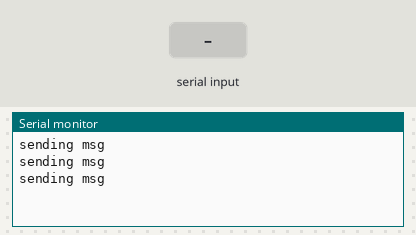
Recording of a sketch running on a simulated Arduino Uno, built with avr-gcc and run on an emulated ATmega328P. Shown: the last lines printed to the serial monitor. The inputs (shaded band) are chosen by the test bench.

Above: at 3.2 s.
3.3 s: "1\n" received over the second serial link
At 3.8 s:
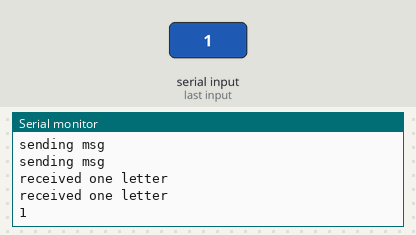
4.8 s: "0\n" received over the second serial link
At 4.97 s:
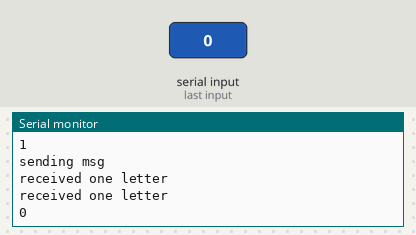
6.3 s: "2\n" received over the second serial link
At 6.9 s:
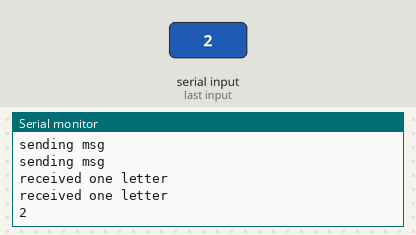

The sketch:

cabin.ino
```cpp
#include "orb.h"

Orb orb;

void setup() {
  // put your setup code here, to run once:
  Serial.begin(115200);
  orb.setup();
  delay(2000);
}

char msg[6] = "cabin\n";
char buf[256];
unsigned long prevTime = 0;
void loop() {
  // put your main code here, to run repeatedly:
  orb.receiveMessage();
  unsigned long currTime = millis() / 1000;

  if(orb.messageReady()) {
    orb.copyAndClearMessage(buf);
    Serial.println(buf);
  }

  if(currTime != prevTime) {
    prevTime = currTime;
    orb.sendMessage(msg);
    Serial.println("sending msg");
  }

  delay(10);
}
  
```

orb.cpp
```cpp
#include "orb.h"

void Orb::setup() {
  BTSerial.begin(38400); // HC-05 default speed in AT command mode is 38400
}

void Orb::sendMessage(char *msg) {
  BTSerial.write(msg, strlen(msg));
}

void Orb::receiveMessage() {
  if(BTSerial.available() && !msgReady) {
    Serial.println("received one letter");
    bufIn[inWriter] = BTSerial.read();
    if(bufIn[inWriter] == '\n') {
      bufIn[inWriter] = 0;
      inWriter = 0;
      msgReady = true; // indicate true to stop writing to it
    }
    else {
      inWriter++;
    }
  }
}

void Orb::copyAndClearMessage(char *buffer) {
  strcpy(buffer, bufIn);
  msgReady = false;
}

bool Orb::messageReady(){
  return msgReady;
}
```

orb.h
```cpp
#ifndef orbClass_h
#define orbClass_h
#include <SoftwareSerial.h>
#include "Arduino.h"

class Orb {
  public:
    bool messageReady();
    void getMessage(char *buf);

    void setup();
    void sendMessage(char *msg);
    void receiveMessage();
    void copyAndClearMessage(char *buffer);

  private:
    const int RXPIN = 18;
    const int TXPIN = 19;
    char bufIn[15];
    char bufOut[15];
    SoftwareSerial BTSerial{TXPIN, RXPIN}; // RX | TX
    int inWriter = 0;
    int outWriter = 0;
    bool msgReady = false;
};

#endif
```

Measured:
- after the input at 3.3 s, the serial monitor: prints a new line at once (image 1)
- after the input at 4.8 s, the serial monitor: prints a new line at once (image 2)
- after the input at 6.3 s, the serial monitor: prints a new line at once (image 3)
